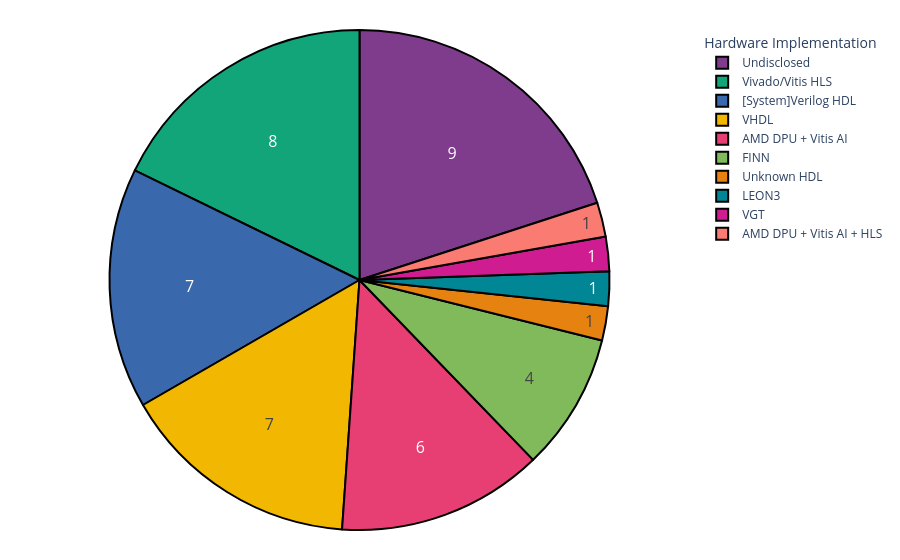
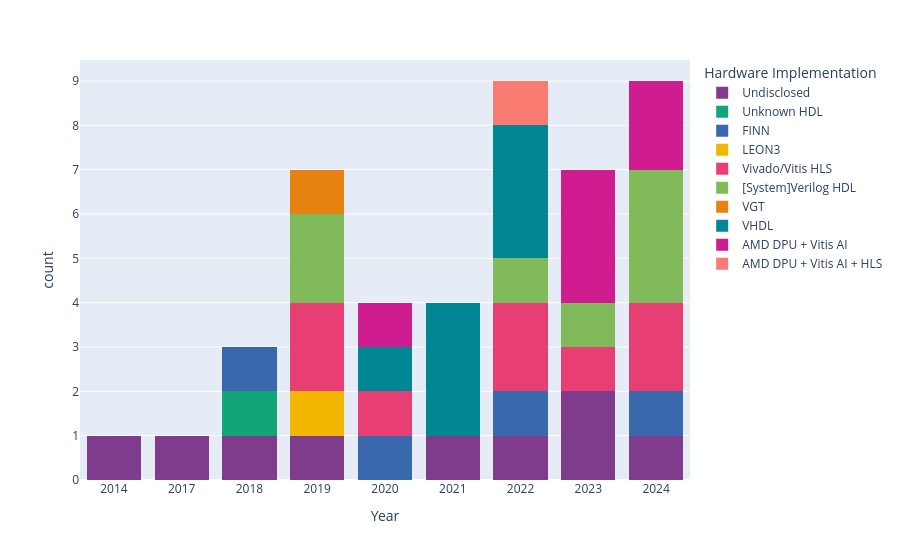

Notebook cell for these charts, in order:
### Code cell
# Apply the function to the 'Hardware\nImplementation' column
tmp_df = research_df[['Year', 'Hardware\nImplementation']].fillna("Undisclosed")
tmp_df['Hardware\nImplementation'] = tmp_df['Hardware\nImplementation'].str.replace('HLS', 'Vivado/Vitis HLS')
tmp_df['Hardware\nImplementation'] = tmp_df['Hardware\nImplementation'].str.replace('+ Vivado/Vitis', '+')
tmp_df['Hardware\nImplementation'] = tmp_df['Hardware\nImplementation'].str.replace('System', '')
tmp_df['Hardware\nImplementation'] = tmp_df['Hardware\nImplementation'].str.replace('Verilog', '[System]Verilog')
# Replace None values with "Unknown" for better visualization
tmp_df = tmp_df.fillna("Unknown")

pie_chart(tmp_df, 'Hardware\nImplementation', 'Distribution of Hardware Implementation Methods per Paper')
histogram_by_year(tmp_df, 'Hardware\nImplementation', 'Number of paper per year and their respective Hardware Implementation Methods')

### Figure 1 — Plotly figure (JSON) as saved in the notebook; plotly's stock layout.template omitted (floating-point values rounded to 4 significant figures)
{"data": [{"domain": {"x": [0, 1], "y": [0, 1]}, "hole": 0, "hovertemplate": "Hardware\nImplementation=%{label}<extra></extra>", "labels": ["Undisclosed", "Undisclosed", "Unknown HDL", "Undisclosed", "FINN", "Undisclosed", "LEON3", "Vivado/Vitis HLS", "Vivado/Vitis HLS", "[System]Verilog HDL", "[System]Verilog HDL", "VGT", "FINN", "VHDL", "Vivado/Vitis HLS", "AMD DPU + Vitis AI", "VHDL", "VHDL", "Undisclosed", "VHDL", "Vivado/Vitis HLS", "VHDL", "Vivado/Vitis HLS", "VHDL", "FINN", "Undisclosed", "VHDL", "[System]Verilog HDL", "AMD DPU + Vitis AI + HLS", "Undisclosed", "Vivado/Vitis HLS", "AMD DPU + Vitis AI", "Undisclosed", "AMD DPU + Vitis AI", "AMD DPU + Vitis AI", "[System]Verilog HDL", "[System]Verilog HDL", "Undisclosed", "[System]Verilog HDL", "Vivado/Vitis HLS", "AMD DPU + Vitis AI", "[System]Verilog HDL", "AMD DPU + Vitis AI", "Vivado/Vitis HLS", "FINN"], "legendgroup": "", "marker": {"line": {"color": "#000000", "width": 2}}, "name": "", "showlegend": true, "textfont": {"size": 16}, "textinfo": "value", "type": "pie"}], "layout": {"legend": {"title": {"text": "Hardware\nImplementation"}, "tracegroupgap": 0}, "margin": {"b": 30, "l": 30, "r": 30, "t": 30}, "piecolorway": ["rgb(127, 60, 141)", "rgb(17, 165, 121)", "rgb(57, 105, 172)", "rgb(242, 183, 1)", "rgb(231, 63, 116)", "rgb(128, 186, 90)", "rgb(230, 131, 16)", "rgb(0, 134, 149)", "rgb(207, 28, 144)", "rgb(249, 123, 114)", "rgb(165, 170, 153)"]}}

### Figure 2 — Plotly figure (JSON) as saved in the notebook; plotly's stock layout.template omitted (floating-point values rounded to 4 significant figures)
{"data": [{"bingroup": "x", "hovertemplate": "Hardware\nImplementation=Undisclosed<br>Year=%{x}<br>count=%{y}<extra></extra>", "legendgroup": "Undisclosed", "marker": {"color": "rgb(127, 60, 141)", "pattern": {"shape": ""}}, "name": "Undisclosed", "orientation": "v", "showlegend": true, "type": "histogram", "x": ["2014", "2017", "2018", "2019", "2021", "2022", "2023", "2023", "2024"], "xaxis": "x", "yaxis": "y"}, {"bingroup": "x", "hovertemplate": "Hardware\nImplementation=Unknown HDL<br>Year=%{x}<br>count=%{y}<extra></extra>", "legendgroup": "Unknown HDL", "marker": {"color": "rgb(17, 165, 121)", "pattern": {"shape": ""}}, "name": "Unknown HDL", "orientation": "v", "showlegend": true, "type": "histogram", "x": ["2018"], "xaxis": "x", "yaxis": "y"}, {"bingroup": "x", "hovertemplate": "Hardware\nImplementation=FINN<br>Year=%{x}<br>count=%{y}<extra></extra>", "legendgroup": "FINN", "marker": {"color": "rgb(57, 105, 172)", "pattern": {"shape": ""}}, "name": "FINN", "orientation": "v", "showlegend": true, "type": "histogram", "x": ["2018", "2020", "2022", "2024"], "xaxis": "x", "yaxis": "y"}, {"bingroup": "x", "hovertemplate": "Hardware\nImplementation=LEON3<br>Year=%{x}<br>count=%{y}<extra></extra>", "legendgroup": "LEON3", "marker": {"color": "rgb(242, 183, 1)", "pattern": {"shape": ""}}, "name": "LEON3", "orientation": "v", "showlegend": true, "type": "histogram", "x": ["2019"], "xaxis": "x", "yaxis": "y"}, {"bingroup": "x", "hovertemplate": "Hardware\nImplementation=Vivado/Vitis HLS<br>Year=%{x}<br>count=%{y}<extra></extra>", "legendgroup": "Vivado/Vitis HLS", "marker": {"color": "rgb(231, 63, 116)", "pattern": {"shape": ""}}, "name": "Vivado/Vitis HLS", "orientation": "v", "showlegend": true, "type": "histogram", "x": ["2019", "2019", "2020", "2022", "2022", "2023", "2024", "2024"], "xaxis": "x", "yaxis": "y"}, {"bingroup": "x", "hovertemplate": "Hardware\nImplementation=[System]Verilog HDL<br>Year=%{x}<br>count=%{y}<extra></extra>", "legendgroup": "[System]Verilog HDL", "marker": {"color": "rgb(128, 186, 90)", "pattern": {"shape": ""}}, "name": "[System]Verilog HDL", "orientation": "v", "showlegend": true, "type": "histogram", "x": ["2019", "2019", "2022", "2023", "2024", "2024", "2024"], "xaxis": "x", "yaxis": "y"}, {"bingroup": "x", "hovertemplate": "Hardware\nImplementation=VGT<br>Year=%{x}<br>count=%{y}<extra></extra>", "legendgroup": "VGT", "marker": {"color": "rgb(230, 131, 16)", "pattern": {"shape": ""}}, "name": "VGT", "orientation": "v", "showlegend": true, "type": "histogram", "x": ["2019"], "xaxis": "x", "yaxis": "y"}, {"bingroup": "x", "hovertemplate": "Hardware\nImplementation=VHDL<br>Year=%{x}<br>count=%{y}<extra></extra>", "legendgroup": "VHDL", "marker": {"color": "rgb(0, 134, 149)", "pattern": {"shape": ""}}, "name": "VHDL", "orientation": "v", "showlegend": true, "type": "histogram", "x": ["2020", "2021", "2021", "2021", "2022", "2022", "2022"], "xaxis": "x", "yaxis": "y"}, {"bingroup": "x", "hovertemplate": "Hardware\nImplementation=AMD DPU + Vitis AI<br>Year=%{x}<br>count=%{y}<extra></extra>", "legendgroup": "AMD DPU + Vitis AI", "marker": {"color": "rgb(207, 28, 144)", "pattern": {"shape": ""}}, "name": "AMD DPU + Vitis AI", "orientation": "v", "showlegend": true, "type": "histogram", "x": ["2020", "2023", "2023", "2023", "2024", "2024"], "xaxis": "x", "yaxis": "y"}, {"bingroup": "x", "hovertemplate": "Hardware\nImplementation=AMD DPU + Vitis AI + HLS<br>Year=%{x}<br>count=%{y}<extra></extra>", "legendgroup": "AMD DPU + Vitis AI + HLS", "marker": {"color": "rgb(249, 123, 114)", "pattern": {"shape": ""}}, "name": "AMD DPU + Vitis AI + HLS", "orientation": "v", "showlegend": true, "type": "histogram", "x": ["2022"], "xaxis": "x", "yaxis": "y"}], "layout": {"barmode": "stack", "legend": {"title": {"text": "Hardware\nImplementation"}, "tracegroupgap": 0}, "margin": {"t": 60}, "xaxis": {"anchor": "y", "categoryarray": ["2014", "2017", "2018", "2019", "2020", "2021", "2022", "2023", "2024", "2025"], "categoryorder": "array", "domain": [0, 1], "title": {"text": "Year"}}, "yaxis": {"anchor": "x", "domain": [0, 1], "title": {"text": "count"}}}}
